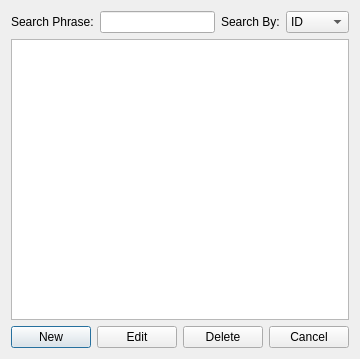
<?xml version="1.0" encoding="UTF-8"?>
<ui version="4.0">
 <class>SearchWindowConductor</class>
 <widget class="QDialog" name="SearchWindowConductor">
  <property name="geometry">
   <rect>
    <x>0</x>
    <y>0</y>
    <width>338</width>
    <height>359</height>
   </rect>
  </property>
  <property name="windowTitle">
   <string>Dialog</string>
  </property>
  <layout class="QVBoxLayout" name="verticalLayout">
   <item>
    <layout class="QHBoxLayout" name="horizontalLayout">
     <item>
      <widget class="QLabel" name="label">
       <property name="text">
        <string>Search Phrase:</string>
       </property>
      </widget>
     </item>
     <item>
      <widget class="QLineEdit" name="searchPhrase_lineEdit">
       <property name="clearButtonEnabled">
        <bool>false</bool>
       </property>
      </widget>
     </item>
     <item>
      <widget class="QLabel" name="label_2">
       <property name="text">
        <string>Search By:</string>
       </property>
      </widget>
     </item>
     <item>
      <widget class="QComboBox" name="comboBox">
       <item>
        <property name="text">
         <string>ID</string>
        </property>
       </item>
       <item>
        <property name="text">
         <string>Name</string>
        </property>
       </item>
       <item>
        <property name="text">
         <string>JobID</string>
        </property>
       </item>
      </widget>
     </item>
    </layout>
   </item>
   <item>
    <widget class="QTableView" name="conductor_tableView"/>
   </item>
   <item>
    <layout class="QHBoxLayout" name="horizontalLayout_2">
     <item>
      <widget class="QPushButton" name="new_pushButton">
       <property name="text">
        <string>New</string>
       </property>
      </widget>
     </item>
     <item>
      <widget class="QPushButton" name="edit_pushButton">
       <property name="text">
        <string>Edit</string>
       </property>
      </widget>
     </item>
     <item>
      <widget class="QPushButton" name="delete_pushButton">
       <property name="text">
        <string>Delete</string>
       </property>
      </widget>
     </item>
     <item>
      <widget class="QPushButton" name="cancel_pushButton">
       <property name="text">
        <string>Cancel</string>
       </property>
      </widget>
     </item>
    </layout>
   </item>
  </layout>
 </widget>
 <resources/>
 <connections/>
</ui>
